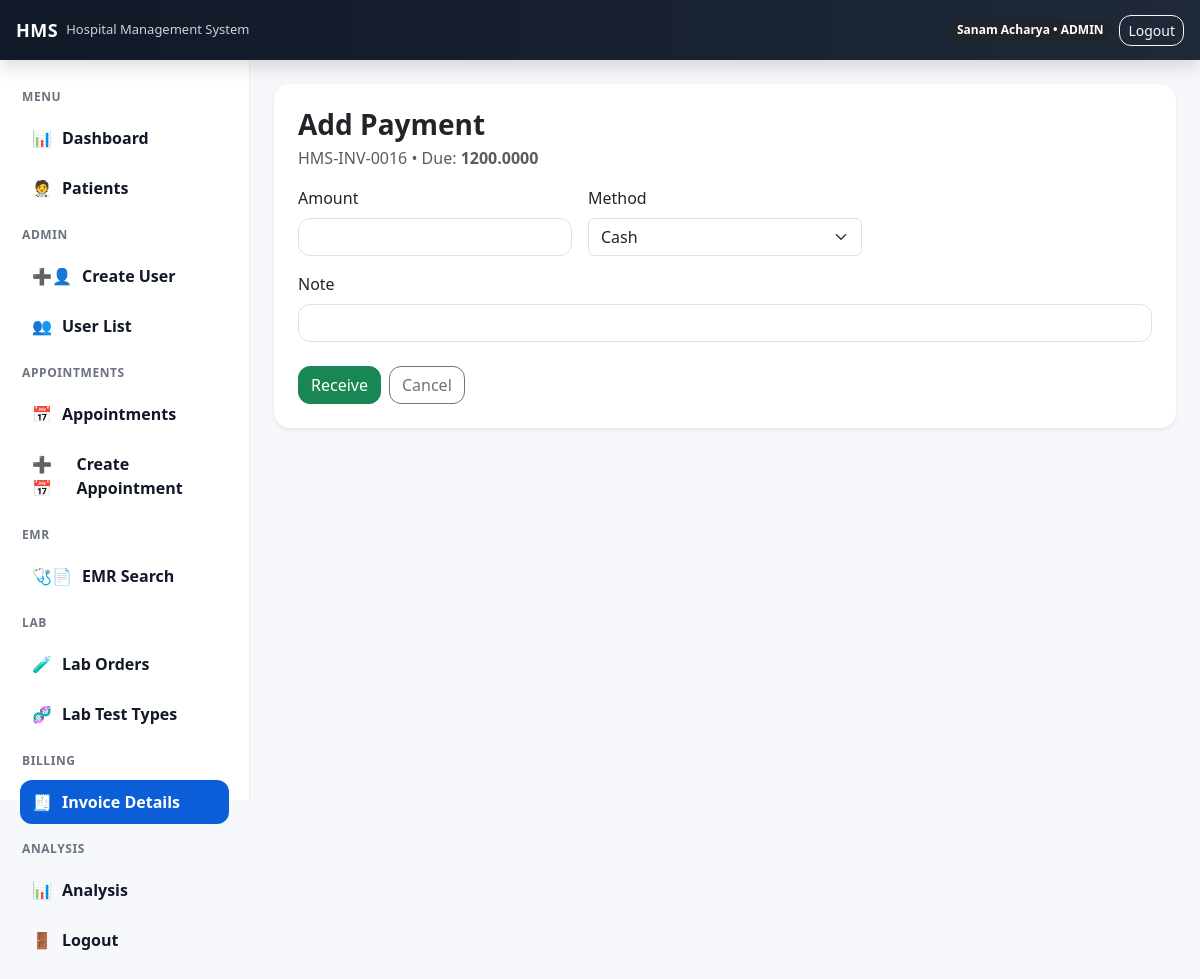
/billing/invoices/16/pay/ (signed in), run on the app's committed database.
### accounts/models.py (models this page shows, shortened)
class User(AbstractUser):
    class Role(models.TextChoices):
        ADMIN = 'ADMIN', 'Admin'
        DOCTOR = 'DOCTOR', 'Doctor'
        NURSE = 'NURSE', 'Nurse'
        RECEPTION = 'RECEPTION', 'Reception'
        LAB = 'LAB', 'Lab'
        PHARMACY = 'PHARMACY', 'Pharmacy'
        HR = 'HR', 'HR'
        CASHIER = "CASHIER", "Cashier"
        ACCOUNTANT = "ACCOUNTANT", "Accountant"
    full_name = models.CharField(max_length=150)
    phone_number = models.CharField(max_length=20, blank=True)
    email = models.EmailField(unique=True)
    role = models.CharField(max_length=20, choices=Role.choices, default=Role.RECEPTION)
    department = models.ForeignKey(
        Department, on_delete=models.SET_NULL, null=True, blank=True
    )
    specialization = models.ForeignKey(
        "Specialization",
        on_delete=models.SET_NULL,
        null=True,
        blank=True,
        related_name="doctors"
    )

class BillingInvoice(models.Model):
    class PatientType(models.TextChoices):
        OPD = "OPD", "Opd"
        IPD = "IPD", "Ipd"
    class Status(models.TextChoices):
        DRAFT = "DRAFT", "Draft"
        PARTIAL = "PARTIAL", "Partial"
        PAID = "PAID", "Paid"
        CANCELLED = "CANCELLED", "Cancelled"
    invoice_no = models.CharField(max_length=30, unique=True, blank=True, null=True)
    patient = models.ForeignKey("Patient", on_delete=models.CASCADE, related_name="invoices")
    patient_type = models.CharField(max_length=10, choices=PatientType.choices, default=PatientType.OPD)
    appointment = models.ForeignKey("Appointment", on_delete=models.SET_NULL, null=True, blank=True, related_name="invoices")
    lab_order = models.ForeignKey("LabOrder", on_delete=models.SET_NULL, null=True, blank=True, related_name="invoices")
    admission = models.ForeignKey("Admission", on_delete=models.SET_NULL, null=True, blank=True, related_name="invoices")
    status = models.CharField(max_length=15, choices=Status.choices, default=Status.DRAFT)
    discount = models.DecimalField(max_digits=10, decimal_places=2, default=0)
    tax = models.DecimalField(max_digits=10, decimal_places=2, default=0)
    created_by = models.ForeignKey(settings.AUTH_USER_MODEL, on_delete=models.SET_NULL, null=True, related_name="created_invoices")
    created_at = models.DateTimeField(auto_now_add=True)
    @property
    def subtotal(self):
        return sum((i.line_total for i in self.items.all()), Decimal("0"))
    @property
    def grand_total(self):
        total = self.subtotal + (self.tax or 0) - (self.discount or 0)
        return total if total > 0 else Decimal("0")
    @property
    def paid_amount(self):
        return sum((p.amount for p in self.payments.all()), Decimal("0"))
    @property
    def due_amount(self):
        due = self.grand_total - self.paid_amount
        return due if due > 0 else Decimal("0")

class BillingInvoiceItem(models.Model):
    invoice = models.ForeignKey(BillingInvoice, on_delete=models.CASCADE, related_name="items")
    description = models.CharField(max_length=200)
    qty = models.DecimalField(max_digits=10, decimal_places=2, default=1)
    unit_price = models.DecimalField(max_digits=10, decimal_places=2, default=0)
    lab_test_type = models.ForeignKey("LabTestType", on_delete=models.SET_NULL, null=True, blank=True)
    ward = models.ForeignKey("Ward", on_delete=models.SET_NULL, null=True, blank=True)
    bed = models.ForeignKey("Bed", on_delete=models.SET_NULL, null=True, blank=True)
    @property
    def line_total(self):
        return(self.qty or 0) * (self.unit_price or 0)

class BillingPayment(models.Model):
    class Method(models.TextChoices):
        CASH = "CASH", "Cash"
        CARD = "CARD", "Card"
        ESEWA = "ESEWA", "Esewa"
        KHALTI = "KHALTI", "Khalti"
        BANK = "BANK", "Bank Transfer"
    invoice = models.ForeignKey(BillingInvoice, on_delete=models.CASCADE, related_name="payments")
    amount = models.DecimalField(max_digits=10, decimal_places=2)
    method = models.CharField(max_length=10, choices=Method.choices, default=Method.CASH)
    received_by = models.ForeignKey(settings.AUTH_USER_MODEL, on_delete=models.SET_NULL, null=True, related_name="received_payments")
    received_at = models.DateTimeField(auto_now_add=True)
    note = models.CharField(max_length=200, blank=True, default="")

### accounts/views.py (the view, shortened to what this page needs)
# urls.py: path("billing/invoices/<int:invoice_id>/pay/", payment_add_view, name="invoice_pay"),
@login_required
@roles_required("ADMIN", "CASHIER")
def payment_add_view(request, invoice_id):
    inv = get_object_or_404(BillingInvoice, id=invoice_id)
    form = PaymentForm(request.POST or None)
    return render(request, "accounts/payment_form.html", {"inv": inv, "form": form})

### accounts/forms.py
class PaymentForm(forms.ModelForm):
    class Meta:
        model = BillingPayment
        fields = ["amount", "method", "note"]

### templates/accounts/payment_form.html (shortened to what this page needs)
{% extends "base.html" %}
{% block content %}
<div class="card p-4 shadow-sm">
  <h3 class="fw-bold mb-1">Add Payment</h3>
  <div class="text-muted mb-3">{{ inv.invoice_no }} • Due: <strong>{{ inv.due_amount }}</strong></div>
  <form method="post">
    <div class="row g-3">
      <div class="col-md-4">
        <label class="form-label">Amount</label>
        {{ form.amount }}
      </div>
      <div class="col-md-4">
        <label class="form-label">Method</label>
        {{ form.method }}
      </div>
      <div class="col-md-12">
        <label class="form-label">Note</label>
        {{ form.note }}
      </div>
    </div>
    <div class="mt-4 d-flex gap-2">
      <button class="btn btn-success">Receive</button>
      <a class="btn btn-outline-secondary" href="{% url 'invoice_detail' inv.id %}">Cancel</a>
    </div>
  </form>
</div>
{% endblock %}

### templates/base.html (shortened to what this page needs)
{% load static %}
<!doctype html>
<html lang="en">
<head>
  <link href="https://cdn.jsdelivr.net/npm/bootstrap@5.3.3/dist/css/bootstrap.min.css" rel="stylesheet">
  <link rel="stylesheet" href="{% static 'css/style.css' %}">
</head>
<body class="hms-body">
  <header class="hms-topbar">
    <div class="container-fluid d-flex align-items-center justify-content-between px-3">
      <div class="d-flex align-items-center gap-2">
        <div class="hms-brand">HMS</div>
        <span class="hms-subtitle">Hospital Management System</span>
      </div>
      <div class="d-flex align-items-center gap-2">
        {% if user.is_authenticated %}
          <span class="badge rounded-pill text-bg-dark">
            {{ user.full_name }} • {{ user.role }}
          </span>
          <a class="btn btn-sm btn-outline-light" href="{% url 'logout' %}">Logout</a>
        {% else %}
          <a class="btn btn-sm btn-outline-light" href="{% url 'login' %}">Login</a>
        {% endif %}
      </div>
    </div>
  </header>
  <div class="hms-layout">
    {% if user.is_authenticated %}
      {% include "partials/sidebar.html" %}
    {% endif %}
    <main class="hms-main">
      <div class="container-fluid p-4">
        {% block content %}{% endblock %}
      </div>
    </main>
  </div>
</body>
</html>

### static/css/style.css (style rules this page uses)
html, body { height: 100%; }
.hms-body { background: #f6f8fc; margin: 0; font-family: system-ui, -apple-system, Segoe UI, Roboto, Arial, sans-serif; padding-top: 60px; }
.hms-topbar { height: 60px; background: linear-gradient(90deg, #111827, #1f2937); color: #fff; display: flex; align-items: center; position: fixed; top: 0; left: 0; right: 0; z-index: 9999; box-shadow: 0 6px 20px rgba(0,0,0,0.15); }
.hms-brand { font-weight: 800; letter-spacing: 0.5px; font-size: 18px; }
.hms-subtitle { font-size: 13px; opacity: 0.8; }
.hms-layout { display: flex; min-height: 100vh; }
.hms-main { flex: 1; height: calc(100vh - 60px); overflow: auto; }
.card { border: 0; border-radius: 16px; box-shadow: 0 10px 25px rgba(16, 24, 40, 0.07); }
.btn { border-radius: 12px; }
.form-control { border-radius: 12px; }

### data on the page
User: full_name "Sanam Acharya", role "ADMIN"
BillingInvoice: invoice_no "HMS-INV-0016", due_amount "1200.0000"
